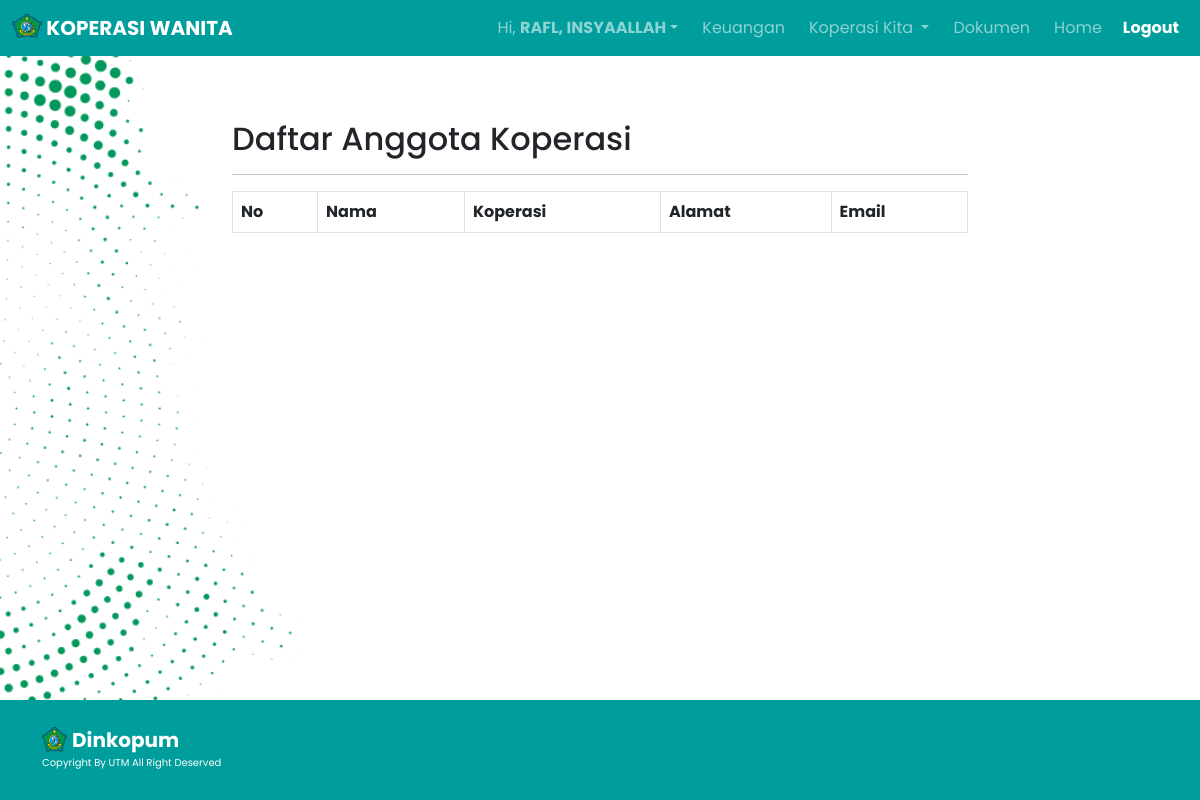
/user/anggota.php (signed in), run on the app's committed database.
### tables this page shows
CREATE TABLE `set_web` (
  `id_set` int(11) NOT NULL,
  `nama_koperasi` varchar(128) DEFAULT NULL,
  `deskripsi_koperasi` varchar(1024) DEFAULT NULL,
  `alamat_koperasi` varchar(128) DEFAULT NULL,
  `telp_koperasi` varchar(128) DEFAULT NULL,
  `email_koperasi` varchar(128) DEFAULT NULL,
  `logo_koperasi` varchar(128) NOT NULL
);

CREATE TABLE `anggota` (
  `id` int(11) NOT NULL,
  `nomor_anggota` varchar(5) DEFAULT NULL,
  `koperasi_user` varchar(128) DEFAULT NULL,
  `nama` varchar(255) DEFAULT NULL,
  `username_user` varchar(128) DEFAULT NULL,
  `password_user` varchar(128) DEFAULT NULL,
  `NIK` varchar(128) DEFAULT NULL,
  `foto_anggota` varchar(1024) DEFAULT NULL,
  `jabatan_anggota` varchar(128) DEFAULT NULL,
  `unit` varchar(128) DEFAULT NULL,
  `keterangan` varchar(128) DEFAULT NULL,
  `alamat` text DEFAULT NULL,
  `nomor_telepon` varchar(20) DEFAULT NULL,
  `email` varchar(255) DEFAULT NULL,
  `tempat_lahir` varchar(100) DEFAULT NULL,
  `tanggal_lahir` date DEFAULT NULL,
  `jenis_kelamin` enum('Laki-Laki','Perempuan') DEFAULT NULL,
  `status_anggota` enum('Aktif','Tidak Aktif') DEFAULT NULL,
  `last_update` int(128) DEFAULT NULL
);

### navbar/title.php (called while the page is built, shortened)
<?php
$koperasi = select("SELECT * FROM set_web");
?>

### user/anggota.php (the view, shortened to what this page needs)
<?php
include '../database.php';
$id_user = $_SESSION['IsUser'];
function select($query) {
    global $db;
    $result = mysqli_query($db, $query);
    $rows = [];
    while ($row = mysqli_fetch_assoc($result)) {
        $rows[] = $row;
    }
    return $rows;
}
$data_user = select("SELECT * FROM anggota WHERE id = '$id_user'");
?>
<!doctype html>
<html lang="en">
  <head>
 <link href="https://cdn.jsdelivr.net/npm/bootstrap@5.0.2/dist/css/bootstrap.min.css" rel="stylesheet">
    <link rel="stylesheet" href="https://cdn.datatables.net/2.0.0/css/dataTables.bootstrap5.css">
    <link rel="stylesheet" href="https://cdnjs.cloudflare.com/ajax/libs/twitter-bootstrap/5.3.0/css/bootstrap.min.css">
    <link rel="stylesheet" href="../css/anggota.css">
        <?php
    include '../navbar/title.php'
    ?>
  </head>
  <body>
<?php
    include '../navbar/nav.php'
?>
    <section id="hero">
    <div class="container">
            <div class="row h-100 tabel">
            <div class="col-md-8 hero-tagline my-auto mx-auto table-responsive align-items-center">
                    <table class="table table-bordered table-striped mt-3 zi" id="tabledoc">
                    <?php
                    foreach ($data_user as $dataku): ?>
                    <h2>Daftar Anggota Koperasi <span class="fw-bold text-uppercase"><?= $dataku['koperasi_user']; ?></span></h2>
                    <?php endforeach; ?>
                    <hr>
                        <thead>
                            <tr>
                                <th class="text-start">No</th>
                                <th class="text-start">Nama</th>
                                <th class="text-start">Koperasi</th>
                                <th class="text-start">Alamat</th>
                                <th class="text-start">Email</th>
                            </tr>
                        </thead>
                      </table>
                </div>
            </div>
            <img src="../assets/img/Accsent 1.png" alt="" class="h-100 position-absolute top-0 start-0 accsent-img">
        </div>
    </section>
    <footer class="d-flex align-items-center">
        <div class="container-fluid ">
            <div class="container">
                <div class="row">
                    <div class="col-md-7 d-flex align-items-center">
                        <img class="imgfoot" src="../assets/img/dikom.png" alt="">
                        <a href="../index.php">Dinkopum</a>
                    </div>
                </div>
                <div class="row  copyright  ">
                    <div class="col-12">
                        <p>Copyright By UTM All Right Deserved</p>
                    </div>
                </div>
            </div>
        </div>
    </footer>
  </body>
</html>

### navbar/nav.php (shortened to what this page needs)
<?php
$koperasi = select("SELECT * FROM set_web");
foreach ($koperasi as $koperasiku):
?>
<nav class="navbar navbar-expand-lg navbar-dark position-fixed w-100" style="background-color: #009D9D; ">
        <div class="container-fluid">
        <a class="navbar-brand" href="../index.php">
            <img src="../assets/img/<?=$koperasiku['logo_koperasi'];?>" alt="" width="30" height="24" class="d-inline-block align-text-top">
            <?=$koperasiku['nama_koperasi'];?></a>
        <div class="collapse navbar-collapse justify-content-end" id="navbarNav">
            <ul class="navbar-nav">
            <?php
            if(isset($_SESSION['IsUser'])) {
              $id_user = $_SESSION['IsUser'];
              $user = select("SELECT * FROM anggota WHERE id = '$id_user'");
              foreach ($user as $akunku):
                ?>
                <li class="nav-item dropdown" onmouseover="showDropdown()" onmouseout="hideDropdown()">
                    <a class="nav-link dropdown-toggle <?php if (basename($_SERVER['PHP_SELF']) == 'akunsaya.php') echo 'active'; ?> mx-1" id="navbarDropdownMenuLink" role="button" data-bs-toggle="dropdown" aria-current="page" href="#">Hi, <span class="fw-bold text-uppercase"><?= $akunku['nama']; ?></span></a>
                  </li>
                <li class="nav-item">
                    <a class="nav-link <?php if (basename($_SERVER['PHP_SELF']) == 'keuangan.php') echo 'active'; ?> mx-1" aria-current="page" href="./keuangan.php">Keuangan</a>
                </li>
                <?php
                endforeach;
                }
                ?>
                <li class="nav-item dropdown" onmouseover="showDropdown2()" onmouseout="hideDropdown2()">
                    <a class="nav-link dropdown-toggle mx-1" href="#" id="navbarDropdownMenuLink" role="button" data-bs-toggle="dropdown" aria-expanded="false">
                       Koperasi Kita
                    </a>
                </li>
                <li class="nav-item">
                    <a class="nav-link <?php if (basename($_SERVER['PHP_SELF']) == 'dokumen.php') echo 'active'; ?> mx-1" aria-current="page" href="./dokumen.php">Dokumen</a>
                </li>
                <li class="nav-item">
                    <a class="nav-link <?php if (basename($_SERVER['PHP_SELF']) == '../index.php') echo 'active'; ?> mx-1" aria-current="page" href="../index.php">Home</a>
                </li>
            </ul>
            <?php
            if(isset($_SESSION['IsUser'])) {
                ?>
                <div><button class="btn btn-outline-danger btn-sm link-up" data-bs-toggle="modal" data-bs-target="#logoutAkun">Logout</button></div>
                <?php
            } else {
                ?>
                <div><button class="btn btn-outline-light btn-sm link-up"><a class="link-up4" href="../index.php">Masuk</a></button></div>
                <?php
            }
            ?>
            </div>
        </div>
    </nav>
<?php
endforeach;
?>

### css/anggota.css (style rules this page uses)
body { font-family: 'Poppins', sans-serif; min-height: 100vh; display: flex; flex-direction: column; }
.navbar { z-index: 3; }
* { z-index: 2; }
.accsent-img { z-index: 1; }
.navbar-brand { font-weight: 700 ; }
.nav-link { font-size: 16px; }
.link-up { text-decoration: none; font-size: 16px; color: white; border-color: #009D9D; font-weight: bold; }
#hero { margin-top: 10%; margin-bottom: 5%; height: 100%; width: 100%; }
footer { width: 100%; height: 100px; padding-top: 10px; margin-top: auto; background: #009D9D; }
.imgfoot { width: 25px; height: 25px; margin-right: 5px; }
.copyright { text-align: left; color: white; font-size: 10px; }
footer a { font-family: Poppins; font-style: normal; font-weight: bold; font-size: 20px; line-height: 30px; color: white; text-decoration: none; }

### data on the page
set_web: logo_koperasi (picture), nama_koperasi "KOPERASI WANITA"
anggota: nama "RAFL, INSYAALLAH"
